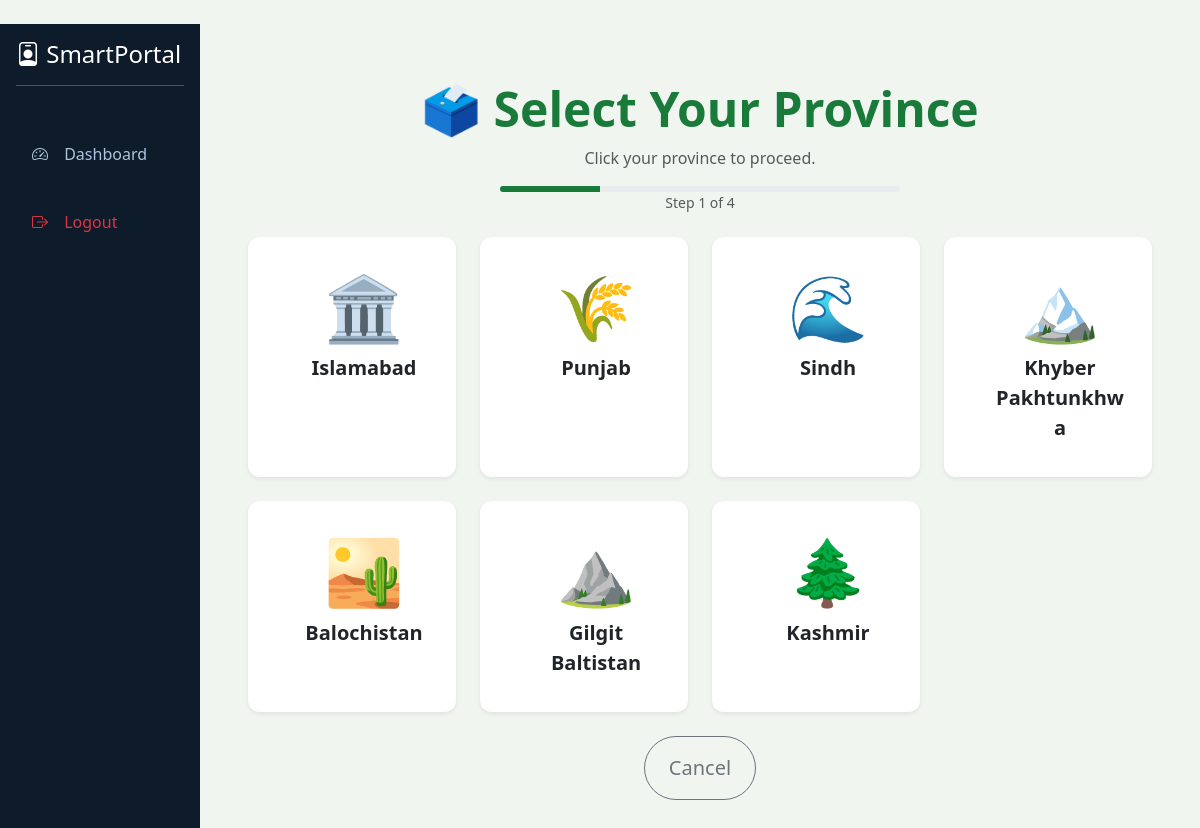
Screenshot of /voting/vote/ (signed in) with the database file from the repository.
### voting/models.py (models this page shows, shortened)
class Province(models.Model):
    name = models.CharField(max_length=50, unique=True)
    code = models.CharField(max_length=5, unique=True)

### voting/views.py (the view, shortened to what this page needs)
# urls.py: path("vote/", views.vote_wizard, {'step': 1}, name="voting_vote"),
@login_required
def vote_wizard(request, step):
    profile = get_profile(request.user)
    if not profile.is_verified:
        messages.error(request, "You must verify your identity first.")
        return redirect('verify_identity')
    if step == 1:
        if request.method == "POST":
            form = ProvinceForm(request.POST)
            if form.is_valid():
                request.session["vote_province_id"] = form.cleaned_data["province"].id
                return redirect('voting_wizard_step', step=2)
        else:
            form = ProvinceForm()
        return render(request, "voting/step1_province.html", {"form": form, "profile": profile})
    return redirect('voting_dashboard')

### voting/views.py (called while the page is built)
def get_profile(user):
    profile, created = UserProfile.objects.get_or_create(user=user)
    return profile

### voting/templates/voting/step1_province.html (shortened to what this page needs)
{% extends "base.html" %}
{% load static %}
{% block content %}
<div class="container-fluid px-4 py-4">
    <div class="text-center mb-4">
        <h1 class="display-5 fw-bold text-success">🗳️ Select Your Province</h1>
        <p class="text-muted">Click your province to proceed.</p>
        <div class="progress mx-auto" style="height:6px; max-width:400px;">
            <div class="progress-bar bg-success" style="width:25%;"></div>
        </div>
        <small class="text-muted">Step 1 of 4</small>
    </div>
    <form method="post" id="province-form" action="{% url 'voting_wizard_step' step=1 %}">
        <div class="row g-4">
            {% for province in form.fields.province.queryset %}
                <div class="col-md-4 col-lg-3">
                    <div class="card h-100 border-0 shadow-sm province-card" style="cursor:pointer; transition:0.3s;">
                        <div class="card-body text-center py-4">
                            <div class="form-check">
                                <label class="form-check-label fs-5 fw-semibold" for="id_province_{{ province.id }}">
                                    <span class="d-block display-3 mb-2">
                                        {% if province.code == 'IS' %}🏛️
                                        {% elif province.code == 'PB' %}🌾
                                        {% elif province.code == 'SD' %}🌊
                                        {% elif province.code == 'KP' %}🏔️
                                        {% elif province.code == 'BL' %}🏜️
                                        {% elif province.code == 'GB' %}⛰️
                                        {% elif province.code == 'AJK' %}🌲
                                        {% endif %}
                                    </span>
                                    {{ province.name }}
                                </label>
                            </div>
                        </div>
                    </div>
                </div>
            {% empty %}
                <div class="col-12 alert alert-warning text-center">No provinces found. Run seed command.</div>
            {% endfor %}
        </div>
        <div class="text-center mt-4">
            <a href="{% url 'voting_dashboard' %}" class="btn btn-outline-secondary btn-lg px-4 py-3 rounded-pill">Cancel</a>
        </div>
    </form>
</div>
{% endblock %}

### templates/base.html (style rules this page uses)
:root { --gov-green: #1a7a3a; --gov-dark: #0d4a1f; --gov-light: #e8f5e9; --gov-gold: #c5a059; }
body { background-color: #f0f5f0; font-family: 'Segoe UI', Tahoma, Geneva, Verdana, sans-serif; }
.card { border: none; border-radius: 0.75rem; box-shadow: 0 4px 12px rgba(0,0,0,0.05); }
.bg-success { background-color: var(--gov-green) !important; }
.text-success { color: var(--gov-green) !important; }

### voting/templates/voting/step1_province.html (style rules this page uses)
.province-card { transition: transform 0.2s, box-shadow 0.2s; }
.province-card .form-check-label { display: block; cursor: pointer; padding: 0.5rem; }

### rows the page displays
Province: name "Islamabad"
Province: name "Punjab"
Province: name "Sindh"
Province: name "Khyber Pakhtunkhwa"
Province: name "Balochistan"
Province: name "Gilgit Baltistan"
Province: name "Kashmir"
